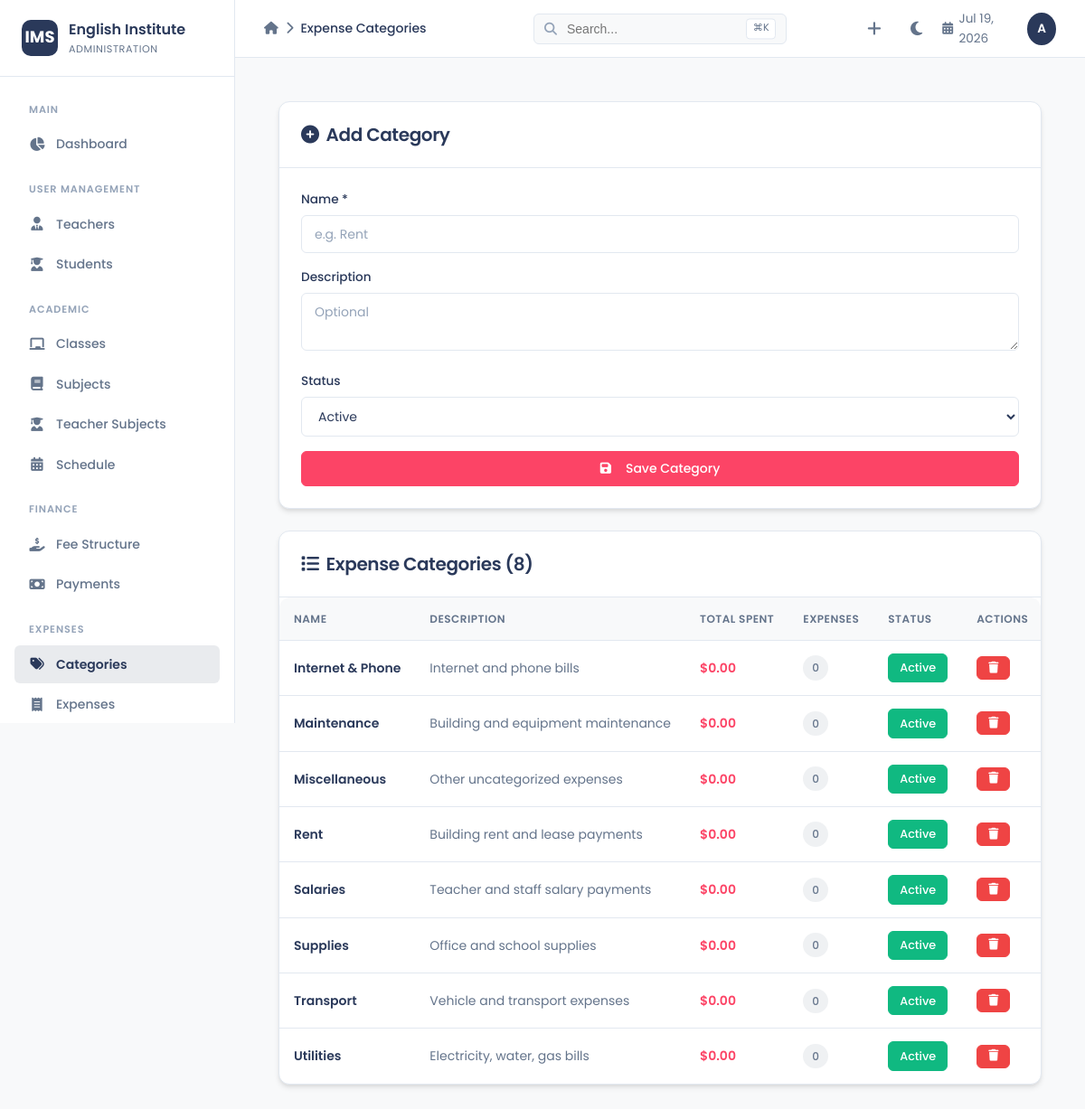
Page /expense_categories.php (signed in) on the committed database.
### tables this page shows
CREATE TABLE IF NOT EXISTS expense_categories (
    id INT PRIMARY KEY AUTO_INCREMENT,
    name VARCHAR(100) NOT NULL,
    description TEXT,
    status ENUM('active', 'inactive') DEFAULT 'active'
);

### expense_categories.php (the view, shortened to what this page needs)
<?php
$db = getDB();
$categories = $db->query("
    SELECT ec.*, (SELECT COUNT(*) FROM expenses WHERE expense_category_id=ec.id) as expense_count,
           (SELECT COALESCE(SUM(amount),0) FROM expenses WHERE expense_category_id=ec.id) as total_spent
    FROM expense_categories ec ORDER BY ec.name
")->fetchAll();
require_once 'header.php';
?>
<div class="d-flex flex-wrap" style="gap:1.5rem;">
    <div style="flex:1 1 300px; max-width:100%;">
        <div class="card">
            <div class="card-header"><h3><i class="fas fa-plus-circle mr-2" style="color:var(--primary);"></i>Add Category</h3></div>
            <div class="card-body">
                <form method="POST">
                    <div class="form-group">
                        <label class="form-label">Name *</label>
                        <input type="text" name="name" class="form-control" placeholder="e.g. Rent" required>
                    </div>
                    <div class="form-group">
                        <label class="form-label">Description</label>
                        <textarea name="description" class="form-control" rows="2" placeholder="Optional"></textarea>
                    </div>
                    <div class="form-group">
                        <label class="form-label">Status</label>
                        <select name="status" class="form-select">
                            <option value="active">Active</option>
                        </select>
                    </div>
                    <button type="submit" name="add_category" class="btn btn-primary w-100"><i class="fas fa-save mr-2"></i>Save Category</button>
                </form>
            </div>
        </div>
    </div>
    <div style="flex:2 1 500px; max-width:100%;">
        <div class="card">
            <div class="card-header"><h3><i class="fas fa-list mr-2"></i>Expense Categories (<?= count($categories) ?>)</h3></div>
            <div class="table-wrapper">
                <table class="table">
                    <thead><tr><th>Name</th><th>Description</th><th>Total Spent</th><th>Expenses</th><th>Status</th><th>Actions</th></tr></thead>
                    <tbody>
                        <?php foreach ($categories as $c): ?>
                            <tr>
                                <td class="font-semibold"><?= htmlspecialchars($c['name']) ?></td>
                                <td class="text-muted text-sm"><?= htmlspecialchars($c['description'] ?? '-') ?></td>
                                <td style="color:var(--accent);font-weight:600;">$<?= number_format($c['total_spent'], 2) ?></td>
                                <td><span class="badge badge-secondary"><?= $c['expense_count'] ?></span></td>
                                <td>
                                    <form method="POST" style="display:inline;">
                                        <button type="submit" name="toggle_status" class="btn btn-sm <?= $c['status'] === 'active' ? 'btn-success' : 'btn-secondary' ?>" title="Toggle status">
                                            <?= ucfirst($c['status']) ?>
                                        </button>
                                    </form>
                                </td>
                                <td>
                                    <form method="POST" onsubmit="return confirm('Delete this category?')" style="display:inline;">
                                        <button type="submit" name="delete_category" class="btn btn-sm btn-danger"><i class="fas fa-trash"></i></button>
                                    </form>
                                </td>
                            </tr>
                        <?php endforeach; ?>
                    </tbody>
                </table>
            </div>
        </div>
    </div>
</div>
<?php require_once 'footer.php'; ?>

### css/design-system.css (style rules this page uses)
:root { --primary: #2a395a; --primary-hover: #1e2a42; --accent: #fc4466; --accent-hover: #e63958; --bg-body: #F8F9FA; --bg-card: #ffffff; --bg-sidebar: #ffffff; --border: #e2e8f0; --text-main: #2a395a; --text-muted: #64748b; --text-light: #94a3b8; --shadow-sm: 0 1px 2px 0 rgba(0, 0, 0, 0.05); --shadow-md: 0 4px 6px -1px rgba(0, 0, 0, 0.1), 0 2px 4px -1px rgba(0, 0, 0, 0.06); --shadow-lg: 0 8px 24px rgba(0, 0, 0, 0.12); --radius: 12px; --radius-sm: 6px; --sidebar-width: 260px; --container-max: 1440px; --container-padding: 3rem; --transition: 0.3s ease; }
*, *::before, *::after { box-sizing: border-box; }
body { font-family: 'Poppins', -apple-system, BlinkMacSystemFont, sans-serif; background-color: var(--bg-body); color: var(--text-main); min-height: 100vh; margin: 0; transition: background-color var(--transition), color var(--transition); font-weight: 400; line-height: 1.6; }
h1, h2, h3, h4, h5, h6 { color: var(--text-main); font-weight: 600; letter-spacing: -0.02em; margin: 0; }
h3 { font-size: 1.25rem; }
.card { background: var(--bg-card); border: 1px solid var(--border); border-radius: var(--radius); box-shadow: var(--shadow-md); transition: box-shadow var(--transition), background-color var(--transition), border-color var(--transition); }
.card-header { background: transparent; border-bottom: 1px solid var(--border); padding: 1.25rem 1.5rem; display: flex; align-items: center; justify-content: space-between; flex-wrap: wrap; gap: 0.75rem; }
.card-body { padding: 1.5rem; }
.btn { display: inline-flex; align-items: center; justify-content: center; gap: 0.5rem; font-family: 'Poppins', sans-serif; font-weight: 500; font-size: 0.875rem; padding: 0.5rem 1.25rem; border-radius: var(--radius-sm); border: 1px solid transparent; cursor: pointer; transition: all var(--transition); text-decoration: none; line-height: 1.5; }
.btn-primary { background-color: var(--accent); color: #fff; border-color: var(--accent); }
.btn-sm { padding: 0.35rem 0.75rem; font-size: 0.8rem; }
.btn-danger { background-color: #ef4444; color: #fff; border-color: #ef4444; }
.btn-success { background-color: #10b981; color: #fff; border-color: #10b981; }
.form-group { margin-bottom: 1rem; }
.form-label { display: block; font-size: 0.85rem; font-weight: 500; color: var(--text-main); margin-bottom: 0.4rem; }
.form-control, .form-select { width: 100%; padding: 0.6rem 0.875rem; font-family: 'Poppins', sans-serif; font-size: 0.875rem; color: var(--text-main); background-color: var(--bg-card); border: 1px solid var(--border); border-radius: var(--radius-sm); transition: border-color var(--transition), box-shadow var(--transition); }
.form-control::placeholder { color: var(--text-light); }
.table-wrapper { overflow-x: auto; border-radius: var(--radius); }
.table { width: 100%; border-collapse: collapse; font-size: 0.875rem; }
.table th { text-align: left; padding: 0.875rem 1rem; font-weight: 600; font-size: 0.75rem; text-transform: uppercase; letter-spacing: 0.04em; color: var(--text-muted); background-color: var(--bg-body); border-bottom: 1px solid var(--border); white-space: nowrap; }
.table td { padding: 0.875rem 1rem; border-bottom: 1px solid var(--border); vertical-align: middle; color: var(--text-main); white-space: nowrap; }
.table tbody tr { transition: background-color var(--transition); }
.table tbody tr:last-child td { border-bottom: none; }
.badge { display: inline-flex; align-items: center; padding: 0.25rem 0.625rem; font-size: 0.75rem; font-weight: 500; border-radius: 9999px; transition: all var(--transition); }
.badge-secondary { background-color: rgba(100, 116, 139, 0.1); color: var(--text-muted); }
.text-muted { color: var(--text-muted) !important; }
.mr-2 { margin-right: 0.5rem; }
.d-flex { display: flex; }
.flex-wrap { flex-wrap: wrap; }
.w-100 { width: 100%; }
.font-semibold { font-weight: 600; }
.text-sm { font-size: 0.875rem; }

### rows in the picture
expense_categories: name "Internet & Phone", description "Internet and phone bills", total_spent "0.00", expense_count "0", status "Active"
expense_categories: name "Maintenance", description "Building and equipment maintenance", total_spent "0.00", expense_count "0", status "Active"
expense_categories: name "Miscellaneous", description "Other uncategorized expenses", total_spent "0.00", expense_count "0", status "Active"
expense_categories: name "Rent", description "Building rent and lease payments", total_spent "0.00", expense_count "0", status "Active"
expense_categories: name "Salaries", description "Teacher and staff salary payments", total_spent "0.00", expense_count "0", status "Active"
expense_categories: name "Supplies", description "Office and school supplies", total_spent "0.00", expense_count "0", status "Active"
expense_categories: name "Transport", description "Vehicle and transport expenses", total_spent "0.00", expense_count "0", status "Active"
expense_categories: name "Utilities", description "Electricity, water, gas bills", total_spent "0.00", expense_count "0", status "Active"

### other values in the picture
$app_name "English Institute"
$titles[$currentPage] "Expense Categories"
substr($current_user, 0, 1) "A"
count($categories) "8"
